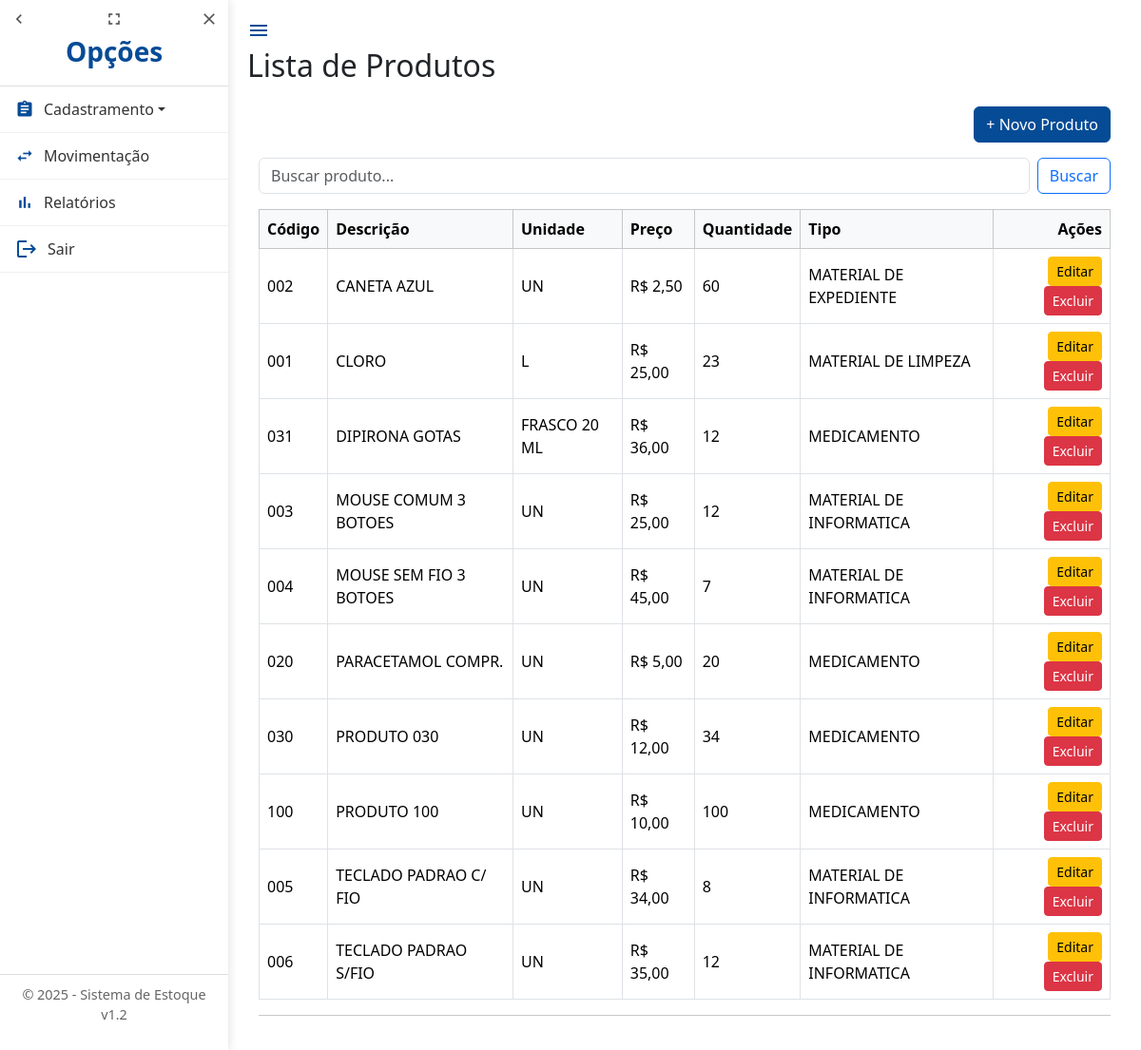
The app's page / (signed in), older data.
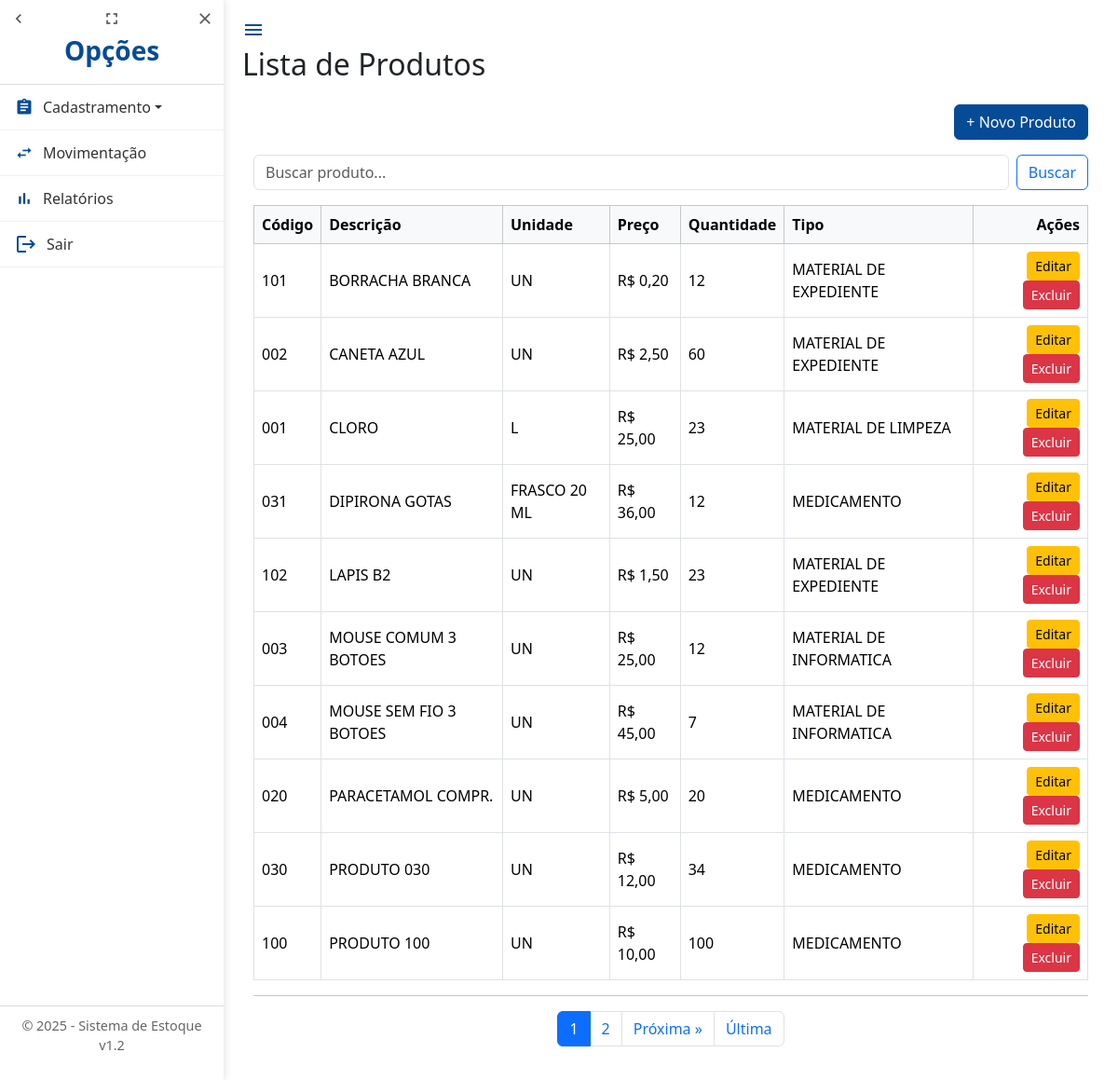
The same page, newer data.
### estoque/models.py (models this page shows, shortened)
class Produto(models.Model):
    codigo = models.CharField(
        max_length=20,
        unique=True,
        verbose_name="Código"
    )
    descricao = models.CharField(
        max_length=255,
        verbose_name="Descrição"
    )
    preco = models.DecimalField(
        max_digits=10,
        decimal_places=2,
        verbose_name="Preço Unitário"
    )
    quantidade_estoque = models.PositiveIntegerField(
        verbose_name="Quantidade em Estoque"
    )
    tipo_produto = models.ForeignKey(
        TipoProduto,
        on_delete=models.PROTECT,
        related_name="produtos",
        verbose_name="Tipo de Produto"
    )
    unidade = models.ForeignKey(
        Unidade,
        on_delete=models.PROTECT,
        related_name="unidades",
        verbose_name="Unidade"
    )
    class Meta:
        verbose_name = "Produto"
        verbose_name_plural = "Produtos"
        ordering = ['descricao']

class Unidade(models.Model):
    nome = models.CharField(
        max_length=10,
        unique=True,
        verbose_name="Unidade",
        help_text="Ex.: UN, CX, KG"
    )
    class Meta:
        verbose_name = "Unidade"
        verbose_name_plural = "Unidades"
        ordering = ['nome']

class TipoProduto(models.Model):
    nome = models.CharField(
        max_length=100,
        unique=True,
        verbose_name="Tipo de Produto"
    )
    class Meta:
        verbose_name = "Tipo de Produto"
        verbose_name_plural = "Tipos de Produtos"
        ordering = ['nome']

### estoque/views.py (the view)
# urls.py: path('', views.produto_list, name='home'),
@login_required(login_url='login')
def produto_list(request):
    query = request.GET.get('q')
    produtos = Produto.objects.select_related('tipo_produto').order_by('descricao')
    if query:
        produtos = produtos.filter(descricao__icontains=query)
    paginator = Paginator(produtos, 10)  # 10 produtos por página
    page_number = request.GET.get('page')
    produtos = paginator.get_page(page_number)
    return render(request, 'produto_list.html', {'produtos': produtos})

### templates/produto_list.html (shortened to what this page needs)
{% extends 'base.html' %}
{% block page_title %}Lista de Produtos{% endblock %}
{% block content %}
<div class="container mt-4">
    <div class="mb-3 text-end">
        <a href="{% url 'produto_create' %}" class="btn btn-primary">+ Novo Produto</a>
    </div>
    <form method="get" class="mb-3 d-flex" role="search">
        <input type="text" name="q" class="form-control me-2" placeholder="Buscar produto..." value="{{ request.GET.q }}">
        <button type="submit" class="btn btn-outline-primary">Buscar</button>
    </form>
    <div class="table-responsive">
        <table class="table table-hover table-bordered align-middle">
            <thead class="table-light">
                <tr>
                    <th>Código</th>
                    <th>Descrição</th>
                    <th>Unidade</th>
                    <th>Preço</th>
                    <th>Quantidade</th>
                    <th>Tipo</th>
                    <th class="text-end">Ações</th>
                </tr>
            </thead>
            <tbody>
                {% for produto in produtos %}
                    <tr>
                        <td>{{ produto.codigo }}</td>
                        <td>{{ produto.descricao }}</td>
                        <td>{{ produto.unidade.nome }}</td>
                        <td>R$ {{ produto.preco }}</td>
                        <td>{{ produto.quantidade_estoque }}</td>
                        <td>{{ produto.tipo_produto.nome }}</td>
                        <td class="text-end">
                            <a href="{% url 'produto_update' produto.pk %}" class="btn btn-sm btn-warning">Editar</a>
                            <a href="{% url 'produto_delete' produto.pk %}" class="btn btn-sm btn-danger">Excluir</a>
                        </td>
                    </tr>
                {% empty %}
                    <tr><td colspan="7" class="text-center">Nenhum produto cadastrado.</td></tr>
                {% endfor %}
            </tbody>
        </table>
        <hr>
        {% if produtos.has_other_pages %}
            <nav aria-label="Navegação de páginas">
            <ul class="pagination justify-content-center">
                {% for num in produtos.paginator.page_range %}
                {% if produtos.number == num %}
                    <li class="page-item active"><span class="page-link">{{ num }}</span></li>
                {% elif num > produtos.number|add:'-3' and num < produtos.number|add:'3' %}
                    <li class="page-item"><a class="page-link" href="?page={{ num }}{% if request.GET.q %}&q={{ request.GET.q }}{% endif %}">{{ num }}</a></li>
                {% endif %}
                {% endfor %}
                {% if produtos.has_next %}
                <li class="page-item">
                    <a class="page-link" href="?page={{ produtos.next_page_number }}{% if request.GET.q %}&q={{ request.GET.q }}{% endif %}">Próxima &raquo;</a>
                </li>
                <li class="page-item">
                    <a class="page-link" href="?page={{ produtos.paginator.num_pages }}{% if request.GET.q %}&q={{ request.GET.q }}{% endif %}">Última</a>
                </li>
                {% endif %}
            </ul>
            </nav>
        {% endif %}
    </div>
</div>
{% endblock %}

### templates/base.html (shortened to what this page needs)
{% load static %}
<!DOCTYPE html>
<html lang="pt-BR">
<head>
    <link rel="stylesheet" href="{% static 'css/style.css' %}">
    <link href="https://cdn.jsdelivr.net/npm/bootstrap@5.3.2/dist/css/bootstrap.min.css" rel="stylesheet">
</head>
<body>
<nav id="sidebar" class="sidebar">
    <div class="sidebar-header">
        <div class="menu-buttons">
            <span class="material-icons" onclick="toggleSidebar()">chevron_left</span>
            <span class="material-icons" onclick="expandSidebar()">fullscreen</span>
            <span class="material-icons" onclick="closeSidebar()">close</span>
        </div>
        <h3 class="logo-text">Opções</h3>
    </div>
    <ul class="menu">
        <li class="dropdown">
            <a href="#" class="dropdown-toggle" data-bs-toggle="dropdown">
                <span class="material-icons">assignment</span> Cadastramento
            </a>
        </li>
        <li>
            <a href="{% url 'produto_list' %}"><span class="material-icons">swap_horiz</span> Movimentação</a>
        </li>
        <li>
            <a href="{% url 'produto_list' %}"><span class="material-icons">bar_chart</span> Relatórios</a>
        </li>
        <li>
            <form method="post" action="{% url 'logout' %}" class="d-flex">
                <button type="submit" class="btn-logout">
                    <span class="material-icons">logout</span> Sair
                </button>
            </form>
        </li>
    </ul>
    <footer class="sidebar-footer">
        <p>&copy; 2025 - Sistema de Estoque v1.2</p>
    </footer>
</nav>
<div class="content">
    <header>
        <span class="material-icons hamburger" onclick="toggleSidebar()">menu</span>
        <h2>{% block page_title %}{% endblock %}</h2>
    </header>
    <main>
        {% block content %}{% endblock %}
    </main>
</div>
</body>
</html>

### static/css/style.css (style rules this page uses)
body { margin: 0; font-family: "Segoe UI", Arial, sans-serif; background-color: #f8f9fa; }
.sidebar { position: fixed; top: 0; left: 0; width: 240px; height: 100%; background: #ffffff; box-shadow: 2px 0 8px rgba(0,0,0,0.1); transition: width 0.3s ease, transform 0.3s ease; z-index: 1000; display: flex; flex-direction: column; }
.sidebar-header { padding: 10px; border-bottom: 1px solid #ddd; display: flex; flex-direction: column; align-items: center; }
.menu-buttons { display: flex; justify-content: space-between; width: 100%; }
.menu-buttons .material-icons { cursor: pointer; font-size: 20px; color: #555; transition: color 0.2s; }
.logo-text { margin-top: 8px; font-weight: bold; color: #054b96; }
.menu { list-style: none; padding: 0; margin: 0; flex: 1; }
.menu li { border-bottom: 1px solid #f0f0f0; }
.menu li a { display: flex; align-items: center; padding: 12px 16px; text-decoration: none; color: #333; font-weight: 500; transition: background 0.2s ease; }
.menu li a .material-icons { margin-right: 10px; font-size: 20px; color: #054b96; }
.sidebar-footer { padding: 10px; text-align: center; border-top: 1px solid #ddd; font-size: 0.9em; color: #666; }
.content { margin-left: 240px; transition: margin-left 0.3s ease; padding: 20px; }
.hamburger { display: none; font-size: 28px; background: none; border: none; cursor: pointer; color: #054b96; }
.btn-primary { background-color: #054b96 !important; border-color: #054b96 !important; color: white !important; }
.btn-logout { background: none; border: none; padding: 12px 16px; font: inherit; color: #333; cursor: pointer; display: flex; align-items: center; width: 100%; text-align: left; }
.btn-logout .material-icons { margin-right: 10px; color: #054b96; }

Row changes from the older to the newer data that the page shows:
no longer on this page (row unchanged): Produto: codigo "005", descricao "TECLADO PADRAO C/ FIO", unidade.nome "UN", preco "34,00", quantidade_estoque "8", tipo_produto.nome "MATERIAL DE INFORMATICA"
no longer on this page (row unchanged): Produto: codigo "006", descricao "TECLADO PADRAO S/FIO", unidade.nome "UN", preco "35,00", quantidade_estoque "12", tipo_produto.nome "MATERIAL DE INFORMATICA"
added Produto: codigo "101", descricao "BORRACHA BRANCA", unidade.nome "UN", preco "0,20", quantidade_estoque "12", tipo_produto.nome "MATERIAL DE EXPEDIENTE"
added Produto: codigo "102", descricao "LAPIS B2", unidade.nome "UN", preco "1,50", quantidade_estoque "23", tipo_produto.nome "MATERIAL DE EXPEDIENTE"
Text that changed along with them:
new list line: "1"
new list line: "2"
text now shown: "Próxima » Última"
